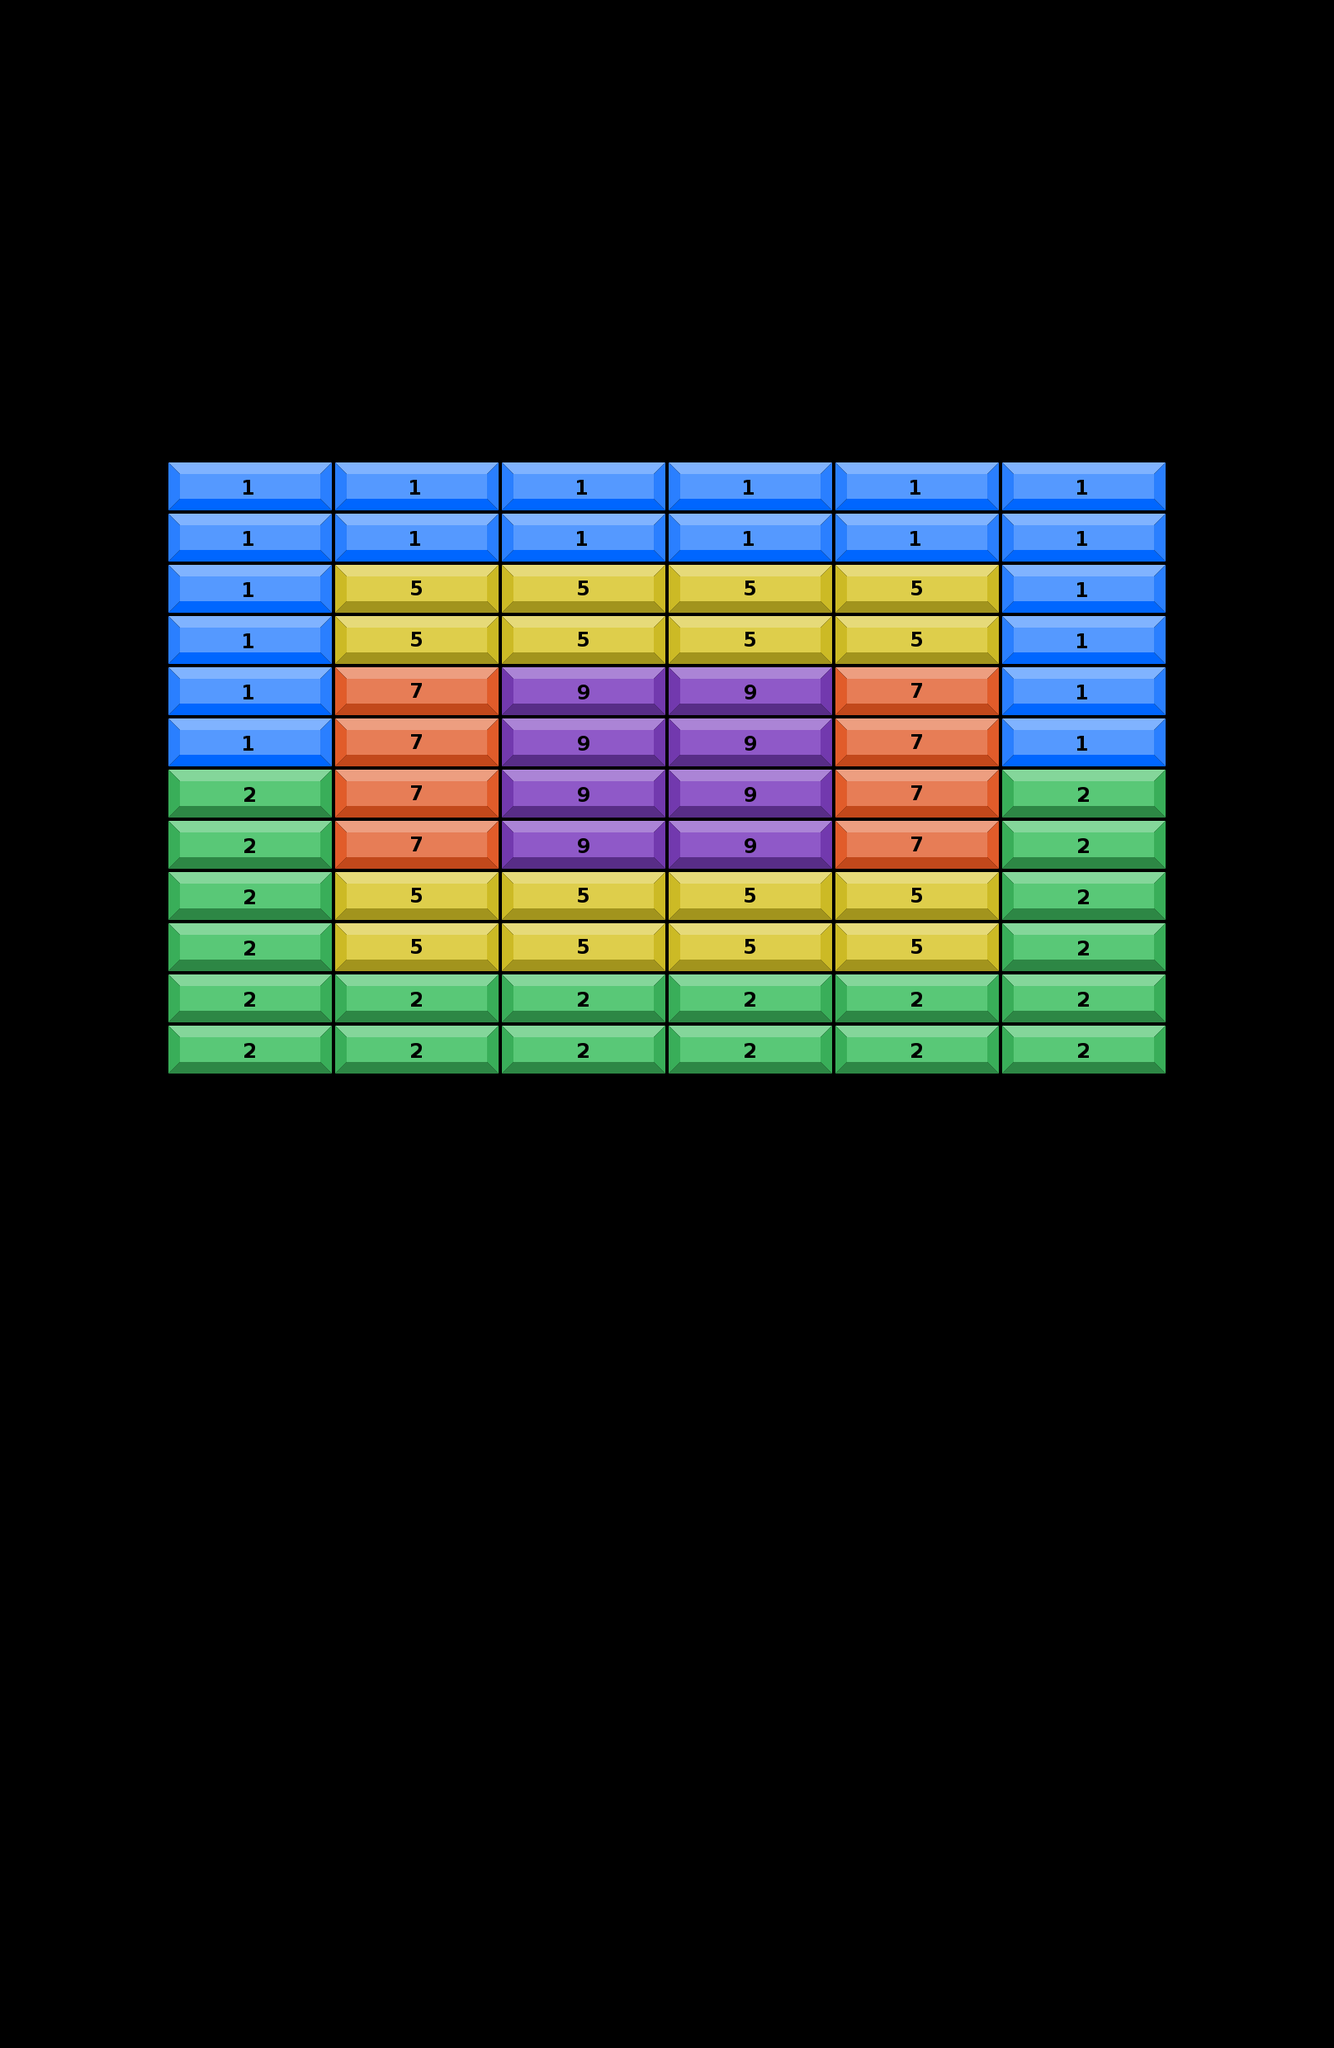

A level layout from a 2D game, rendered from its tile map. Below: a short description, then the map file with its tile-grid data intact:
An orthogonal 8x40 tile map with 202x62 px tiles, 2 tile layers (obstacles layer, grids layer).

<map version="1.5" tiledversion="1.7.2" orientation="orthogonal" renderorder="left-up" compressionlevel="0" width="8" height="40" tilewidth="202" tileheight="62" infinite="0" nextlayerid="6" nextobjectid="10">
 <tileset firstgid="1" source="bricks.tsx" />
 <layer id="4" name="obstacles layer" width="8" height="40">
  <data encoding="csv">
0,0,0,0,0,0,0,0,
0,0,0,0,0,0,0,0,
0,0,0,0,0,0,0,0,
0,0,0,0,0,0,0,0,
0,0,0,0,0,0,0,0,
0,0,0,0,0,0,0,0,
0,0,0,0,0,0,0,0,
0,0,0,0,0,0,0,0,
0,0,0,0,0,0,0,0,
0,0,0,0,0,0,0,0,
0,0,0,0,0,0,0,0,
0,0,0,0,0,0,0,0,
0,0,0,0,0,0,0,0,
0,0,0,0,0,0,0,0,
0,0,0,0,0,0,0,0,
0,0,0,0,0,0,0,0,
0,0,0,0,0,0,0,0,
0,0,0,0,0,0,0,0,
0,0,0,0,0,0,0,0,
0,0,0,0,0,0,0,0,
0,0,0,0,0,0,0,0,
0,0,0,0,0,0,0,0,
0,0,0,0,0,0,0,0,
0,0,0,0,0,0,0,0,
0,0,0,0,0,0,0,0,
0,0,0,0,0,0,0,0,
0,0,0,0,0,0,0,0,
0,0,0,0,0,0,0,0,
0,0,0,0,0,0,0,0,
0,0,0,0,0,0,0,0,
0,0,0,0,0,0,0,0,
0,0,0,0,0,0,0,0,
0,0,0,0,0,0,0,0,
0,0,0,0,0,0,0,0,
0,0,0,0,0,0,0,0,
0,0,0,0,0,0,0,0,
0,0,0,0,0,0,0,0,
0,0,0,0,0,0,0,0,
0,0,0,0,0,0,0,0,
0,0,0,0,0,0,0,0
</data>
 </layer>
 <layer id="1" name="grids layer" width="8" height="40">
  <data encoding="csv">
0,0,0,0,0,0,0,0,
0,0,0,0,0,0,0,0,
0,0,0,0,0,0,0,0,
0,0,0,0,0,0,0,0,
0,0,0,0,0,0,0,0,
0,0,0,0,0,0,0,0,
0,0,0,0,0,0,0,0,
0,0,0,0,0,0,0,0,
0,0,0,0,0,0,0,0,
0,1,1,1,1,1,1,0,
0,1,1,1,1,1,1,0,
0,1,5,5,5,5,1,0,
0,1,5,5,5,5,1,0,
0,1,7,9,9,7,1,0,
0,1,7,9,9,7,1,0,
0,2,7,9,9,7,2,0,
0,2,7,9,9,7,2,0,
0,2,5,5,5,5,2,0,
0,2,5,5,5,5,2,0,
0,2,2,2,2,2,2,0,
0,2,2,2,2,2,2,0,
0,0,0,0,0,0,0,0,
0,0,0,0,0,0,0,0,
0,0,0,0,0,0,0,0,
0,0,0,0,0,0,0,0,
0,0,0,0,0,0,0,0,
0,0,0,0,0,0,0,0,
0,0,0,0,0,0,0,0,
0,0,0,0,0,0,0,0,
0,0,0,0,0,0,0,0,
0,0,0,0,0,0,0,0,
0,0,0,0,0,0,0,0,
0,0,0,0,0,0,0,0,
0,0,0,0,0,0,0,0,
0,0,0,0,0,0,0,0,
0,0,0,0,0,0,0,0,
0,0,0,0,0,0,0,0,
0,0,0,0,0,0,0,0,
0,0,0,0,0,0,0,0,
0,0,0,0,0,0,0,0
</data>
 </layer>
 <objectgroup id="5" name="collision" />
</map>
